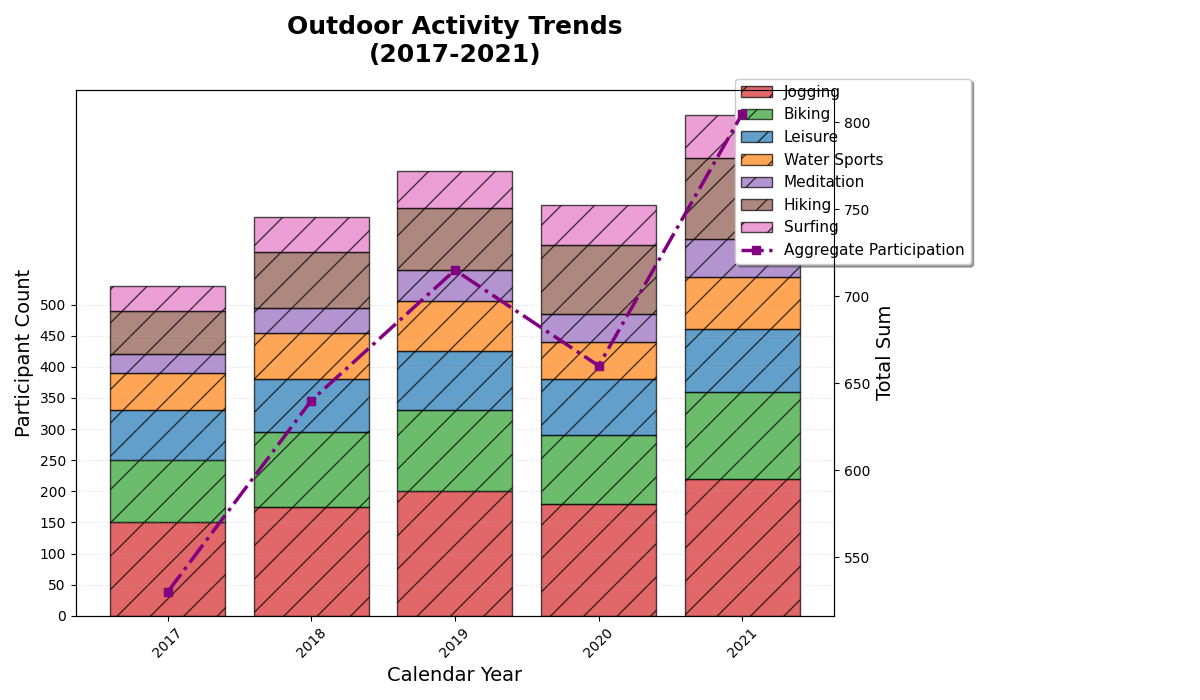

The script that drew this image:
import matplotlib.pyplot as plt
import numpy as np

years = np.array([2017, 2018, 2019, 2020, 2021])

running = np.array([150, 175, 200, 180, 220])
cycling = np.array([100, 120, 130, 110, 140])
picnicking = np.array([80, 85, 95, 90, 100])
swimming = np.array([60, 75, 80, 60, 85])
yoga = np.array([30, 40, 50, 45, 60])

# New data series for 'Hiking' and 'Surfing'
hiking = np.array([70, 90, 100, 110, 130])
surfing = np.array([40, 55, 60, 65, 70])

# Update total participation with the new activities
total_participation = running + cycling + picnicking + swimming + yoga + hiking + surfing

fig, ax1 = plt.subplots(figsize=(12, 7))

# Updated labels including new activities
activity_labels = ['Jogging', 'Biking', 'Leisure', 'Water Sports', 'Meditation', 'Hiking', 'Surfing']
activities = [running, cycling, picnicking, swimming, yoga, hiking, surfing]
colors = ['#d62728', '#2ca02c', '#1f77b4', '#ff7f0e', '#9467bd', '#8c564b', '#e377c2']

bottom = np.zeros(len(years))

for i, (activity, color) in enumerate(zip(activities, colors)):
    ax1.bar(years, activity, bottom=bottom, label=activity_labels[i], color=color, alpha=0.7, edgecolor='black', hatch='/')
    bottom += activity

ax2 = ax1.twinx()
ax2.plot(years, total_participation, color='purple', marker='s', linestyle='-.', linewidth=2.5, label='Aggregate Participation')

ax1.set_title("Outdoor Activity Trends\n(2017-2021)", fontsize=18, weight='bold', pad=20)
ax1.set_xlabel('Calendar Year', fontsize=14)
ax1.set_ylabel('Participant Count', fontsize=14)
ax2.set_ylabel('Total Sum', fontsize=14, color='black')

ax1.set_xticks(years)
ax1.set_xticklabels(years, rotation=45)
ax1.set_yticks(np.arange(0, 501, 50))  # Adjust range for y-axis to accommodate new data

lines_labels = [ax.get_legend_handles_labels() for ax in [ax1, ax2]]
lines, labels = [sum(lol, []) for lol in zip(*lines_labels)]
ax1.legend(lines, labels, loc='upper right', fontsize=11, bbox_to_anchor=(1.2, 1.05), shadow=True, borderaxespad=1.)

ax1.grid(axis='y', linestyle=':', alpha=0.4)

plt.tight_layout(rect=[0, 0, 0.85, 1])

plt.show()
